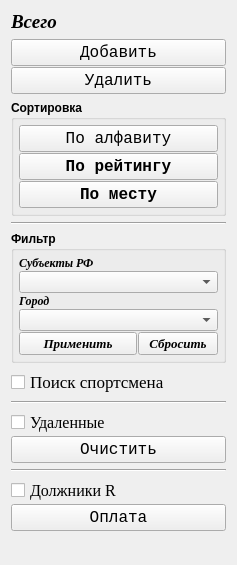
       <widget class="QWidget" name="page_2">
        <property name="geometry">
         <rect>
          <x>0</x>
          <y>0</y>
          <width>237</width>
          <height>565</height>
         </rect>
        </property>
        <attribute name="label">
         <string>Список участников</string>
        </attribute>
        <layout class="QVBoxLayout" name="verticalLayout_9">
         <item>
          <widget class="QLabel" name="label_46">
           <property name="font">
            <font>
             <family>Times New Roman</family>
             <pointsize>14</pointsize>
             <weight>75</weight>
             <italic>true</italic>
             <bold>true</bold>
            </font>
           </property>
           <property name="text">
            <string>Всего</string>
           </property>
          </widget>
         </item>
         <item>
          <layout class="QVBoxLayout" name="verticalLayout_6">
           <property name="spacing">
            <number>1</number>
           </property>
           <item>
            <widget class="QPushButton" name="Button_add_edit_player">
             <property name="font">
              <font>
               <family>Courier New</family>
               <pointsize>12</pointsize>
               <italic>false</italic>
              </font>
             </property>
             <property name="text">
              <string>Добавить</string>
             </property>
            </widget>
           </item>
           <item>
            <widget class="QPushButton" name="Button_del_player">
             <property name="font">
              <font>
               <family>Courier New</family>
               <pointsize>12</pointsize>
               <italic>false</italic>
              </font>
             </property>
             <property name="text">
              <string>Удалить</string>
             </property>
            </widget>
           </item>
          </layout>
         </item>
         <item>
          <widget class="QGroupBox" name="groupBox">
           <property name="font">
            <font>
             <weight>75</weight>
             <bold>true</bold>
            </font>
           </property>
           <property name="title">
            <string>Сортировка</string>
           </property>
           <layout class="QVBoxLayout" name="verticalLayout_5">
            <property name="spacing">
             <number>1</number>
            </property>
            <property name="leftMargin">
             <number>5</number>
            </property>
            <property name="topMargin">
             <number>5</number>
            </property>
            <property name="rightMargin">
             <number>5</number>
            </property>
            <property name="bottomMargin">
             <number>5</number>
            </property>
            <item>
             <widget class="QPushButton" name="Button_sort_Name">
              <property name="font">
               <font>
                <family>Courier New</family>
                <pointsize>12</pointsize>
                <weight>50</weight>
                <bold>false</bold>
               </font>
              </property>
              <property name="text">
               <string>По алфавиту</string>
              </property>
             </widget>
            </item>
            <item>
             <widget class="QPushButton" name="Button_sort_R">
              <property name="font">
               <font>
                <family>Courier New</family>
                <pointsize>12</pointsize>
               </font>
              </property>
              <property name="text">
               <string>По рейтингу</string>
              </property>
             </widget>
            </item>
            <item>
             <widget class="QPushButton" name="Button_sort_mesto">
              <property name="font">
               <font>
                <family>Courier New</family>
                <pointsize>12</pointsize>
               </font>
              </property>
              <property name="text">
               <string>По месту</string>
              </property>
             </widget>
            </item>
           </layout>
          </widget>
         </item>
         <item>
          <widget class="Line" name="line_2">
           <property name="orientation">
            <enum>Qt::Horizontal</enum>
           </property>
          </widget>
         </item>
         <item>
          <widget class="QGroupBox" name="groupBox_2">
           <property name="font">
            <font>
             <weight>75</weight>
             <bold>true</bold>
            </font>
           </property>
           <property name="title">
            <string>Фильтр</string>
           </property>
           <layout class="QGridLayout" name="gridLayout">
            <property name="leftMargin">
             <number>5</number>
            </property>
            <property name="topMargin">
             <number>5</number>
            </property>
            <property name="rightMargin">
             <number>5</number>
            </property>
            <property name="bottomMargin">
             <number>5</number>
            </property>
            <property name="spacing">
             <number>1</number>
            </property>
            <item row="5" column="0">
             <widget class="QPushButton" name="Button_fltr_list">
              <property name="sizePolicy">
               <sizepolicy hsizetype="Expanding" vsizetype="Fixed">
                <horstretch>0</horstretch>
                <verstretch>0</verstretch>
               </sizepolicy>
              </property>
              <property name="font">
               <font>
                <family>Times New Roman</family>
                <pointsize>10</pointsize>
                <italic>true</italic>
               </font>
              </property>
              <property name="text">
               <string>Применить</string>
              </property>
             </widget>
            </item>
            <item row="2" column="0">
             <widget class="QLabel" name="label_65">
              <property name="font">
               <font>
                <family>Times New Roman</family>
                <italic>true</italic>
               </font>
              </property>
              <property name="text">
               <string>Город</string>
              </property>
             </widget>
            </item>
            <item row="0" column="0">
             <widget class="QLabel" name="label_64">
              <property name="font">
               <font>
                <family>Times New Roman</family>
                <italic>true</italic>
               </font>
              </property>
              <property name="text">
               <string>Субъекты РФ</string>
              </property>
             </widget>
            </item>
            <item row="5" column="1" colspan="2">
             <widget class="QPushButton" name="Button_reset_fltr_list">
              <property name="sizePolicy">
               <sizepolicy hsizetype="Expanding" vsizetype="Fixed">
                <horstretch>0</horstretch>
                <verstretch>0</verstretch>
               </sizepolicy>
              </property>
              <property name="font">
               <font>
                <family>Times New Roman</family>
                <pointsize>10</pointsize>
                <italic>true</italic>
               </font>
              </property>
              <property name="text">
               <string>Сбросить</string>
              </property>
             </widget>
            </item>
            <item row="4" column="0" colspan="3">
             <widget class="QComboBox" name="comboBox_fltr_city">
              <property name="editable">
               <bool>false</bool>
              </property>
              <property name="insertPolicy">
               <enum>QComboBox::InsertAlphabetically</enum>
              </property>
             </widget>
            </item>
            <item row="1" column="0" colspan="3">
             <widget class="QComboBox" name="comboBox_fltr_region">
              <property name="editable">
               <bool>false</bool>
              </property>
             </widget>
            </item>
           </layout>
          </widget>
         </item>
         <item>
          <widget class="QCheckBox" name="checkBox_12">
           <property name="font">
            <font>
             <family>Times</family>
             <pointsize>13</pointsize>
             <weight>50</weight>
             <bold>false</bold>
            </font>
           </property>
           <property name="text">
            <string>Поиск спортсмена</string>
           </property>
           <property name="checkable">
            <bool>true</bool>
           </property>
          </widget>
         </item>
         <item>
          <widget class="Line" name="line_4">
           <property name="orientation">
            <enum>Qt::Horizontal</enum>
           </property>
          </widget>
         </item>
         <item>
          <layout class="QVBoxLayout" name="verticalLayout_7">
           <property name="spacing">
            <number>1</number>
           </property>
           <item>
            <widget class="QCheckBox" name="checkBox_6">
             <property name="font">
              <font>
               <family>Times</family>
               <pointsize>12</pointsize>
               <weight>50</weight>
               <bold>false</bold>
              </font>
             </property>
             <property name="text">
              <string>Удаленные</string>
             </property>
             <property name="checkable">
              <bool>true</bool>
             </property>
            </widget>
           </item>
           <item>
            <widget class="QPushButton" name="Button_clear_del">
             <property name="font">
              <font>
               <family>Courier New</family>
               <pointsize>12</pointsize>
               <kerning>true</kerning>
              </font>
             </property>
             <property name="text">
              <string>Очистить</string>
             </property>
            </widget>
           </item>
          </layout>
         </item>
         <item>
          <widget class="Line" name="line_3">
           <property name="orientation">
            <enum>Qt::Horizontal</enum>
           </property>
          </widget>
         </item>
         <item>
          <layout class="QVBoxLayout" name="verticalLayout_8">
           <property name="spacing">
            <number>1</number>
           </property>
           <item>
            <widget class="QCheckBox" name="checkBox_11">
             <property name="font">
              <font>
               <family>Times</family>
               <pointsize>12</pointsize>
               <weight>50</weight>
               <bold>false</bold>
              </font>
             </property>
             <property name="text">
              <string>Должники R</string>
             </property>
             <property name="checkable">
              <bool>true</bool>
             </property>
            </widget>
           </item>
           <item>
            <widget class="QPushButton" name="Button_pay_R">
             <property name="font">
              <font>
               <family>Courier New</family>
               <pointsize>12</pointsize>
               <kerning>true</kerning>
              </font>
             </property>
             <property name="text">
              <string>Оплата</string>
             </property>
            </widget>
           </item>
          </layout>
         </item>
         <item>
          <spacer name="verticalSpacer">
           <property name="orientation">
            <enum>Qt::Vertical</enum>
           </property>
           <property name="sizeHint" stdset="0">
            <size>
             <width>20</width>
             <height>40</height>
            </size>
           </property>
          </spacer>
         </item>
        </layout>
       </widget>
